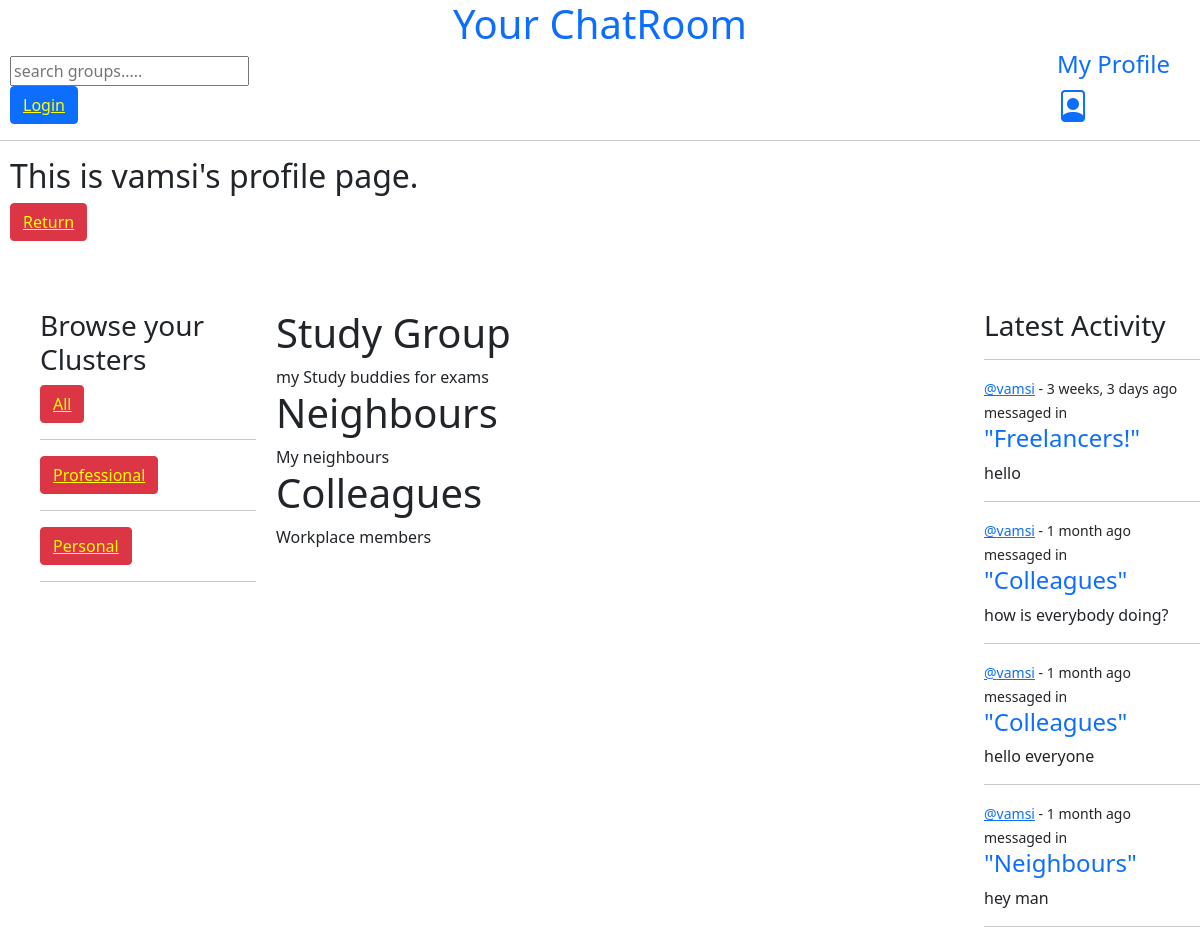
The page /user/3 on the database its author committed.
### baseApp/models.py (models this page shows, shortened)
class Cluster(models.Model):
    clusterName = models.CharField(max_length = 200)

class Group(models.Model):
    admin = models.ForeignKey(User, null = True, on_delete = models.SET_NULL)
    cluster = models.ForeignKey(Cluster, on_delete = models.SET_NULL, null = True)
    GroupName = models.CharField(max_length = 200)
    GroupDescription = models.TextField(null = True, blank = True)
    updatedTime = models.DateTimeField(auto_now = True)
    createdTime = models.DateTimeField(auto_now_add = True)
    class Meta:
        ordering = ['-createdTime']
    def __str__(self):
        return self.GroupName

class Messages(models.Model):
    group = models.ForeignKey(Group, on_delete = models.CASCADE)
    user = models.ForeignKey(User, on_delete = models.CASCADE)
    content = models.TextField()
    updated = models.DateTimeField(auto_now = True)
    created = models.DateTimeField(auto_now_add = True)
    def __str__(self):
        return self.content[0:40]

### baseApp/views.py (the view)
# urls.py: path('user/<str:pk>', views.userPage, name = "user_profile"),
def userPage(request, pk):
    person = User.objects.get(id = pk)
    created_groups = person.group_set.all()
    clss = Cluster.objects.all()
    recent_msgs = person.messages_set.all().order_by("-created")[:5]
    context = {'persoon':person, 'createdGs':created_groups, 'feed': recent_msgs, 'clusters':clss}
    return render(request, 'baseApp/profilePage.html', context)

### baseApp/templates/baseApp/profilePage.html (shortened to what this page needs)
{% extends 'main.html' %}
{% block contentBlock %}
<div class = "profile">
<h2>This is {{persoon.username}}'s profile page.</h2>
<div class = "col-xs-6"><button class = "btn btn-danger"><a style = "color: yellow;"href = "{{request.META.HTTP_REFERER}}">Return</a></button></div>
<br>
<br>
<div class = "a">
    <div class = "profile_page">
        <div class = "d1">
            {% include 'baseApp/clusterView.html' %}
        </div>
        <div class = "d2">
            {% for group in createdGs %}
                <div><h1>{{group.GroupName}}<h1></h1></div>
                <div>{{group.GroupDescription}}</div>
            {% endfor %}
        </div>
        <div class = "d3">
            {% include 'baseApp/recentFeed.html' %}
        </div>
    </div>
</div>
</div>
{% endblock contentBlock %}

### baseApp/templates/baseApp/clusterView.html
<h3>Browse your Clusters</h3>
        <div>
            <button class = "btn btn-danger"><a href = "{% url 'home' %}" style = "color: yellow;">All</a></button>
        </div>
        <hr>
        {% for cluster in clusters %}
            <div>
                <button class = "btn btn-danger"><a href = "{% url 'home' %}?f={{cluster.clusterName}}" style="color: yellow;">{{cluster.clusterName}}</a></button>
            </div>
            <hr>
        {% endfor %}

### baseApp/templates/baseApp/recentFeed.html (shortened to what this page needs)
<h3>Latest Activity</h3>
        <hr>
        {% for latest in feed %}
        <a href = "{% url 'group' latest.group.id %}" style = "text-decoration: none;">
            <div>
                <small><a href = "{% url 'user_profile' latest.user.id %}">@{{latest.user}}</a> - {{latest.created|timesince}} ago</small>
                <small>messaged in <a style = "text-decoration:none;" href = "{% url 'group' latest.group.id %}"><h4>"{{latest.group}}"</h4></a></small>
                <p>{{latest}}</p>
                <hr>
            </div>
        </a>
        {% endfor %}

### static/stylesheets/main.css (style rules this page uses)
body { background-color: aquamarine; }

### baseApp/templates/baseApp/profilePage.html (style rules this page uses)
.profile_page { display: grid; grid-template-columns: 1fr 3fr 1fr; padding-left: 10px; }
.profile { padding-left: 10px; }
.d1 { padding-left: 20px; }
.d2 { padding-left: 20px; }
.d3 { padding-left: 20px; }
.a { padding-top: 20px; }

### rows shown on the page
Cluster: clusterName "Professional"
Cluster: clusterName "Personal"
Group: GroupName "Study Group", GroupDescription "my Study buddies for exams"
Group: GroupName "Neighbours", GroupDescription "My neighbours"
Group: GroupName "Colleagues", GroupDescription "Workplace members"
Messages: user "vamsi", created "3 weeks, 3 days", group "Freelancers!", content "hello"
Messages: user "vamsi", created "1 month", group "Colleagues", content "how is everybody doing?"
Messages: user "vamsi", created "1 month", group "Colleagues", content "hello everyone"
Messages: user "vamsi", created "1 month", group "Neighbours", content "hey man"

### other values the page prints
{{ persoon.username }} "vamsi"
